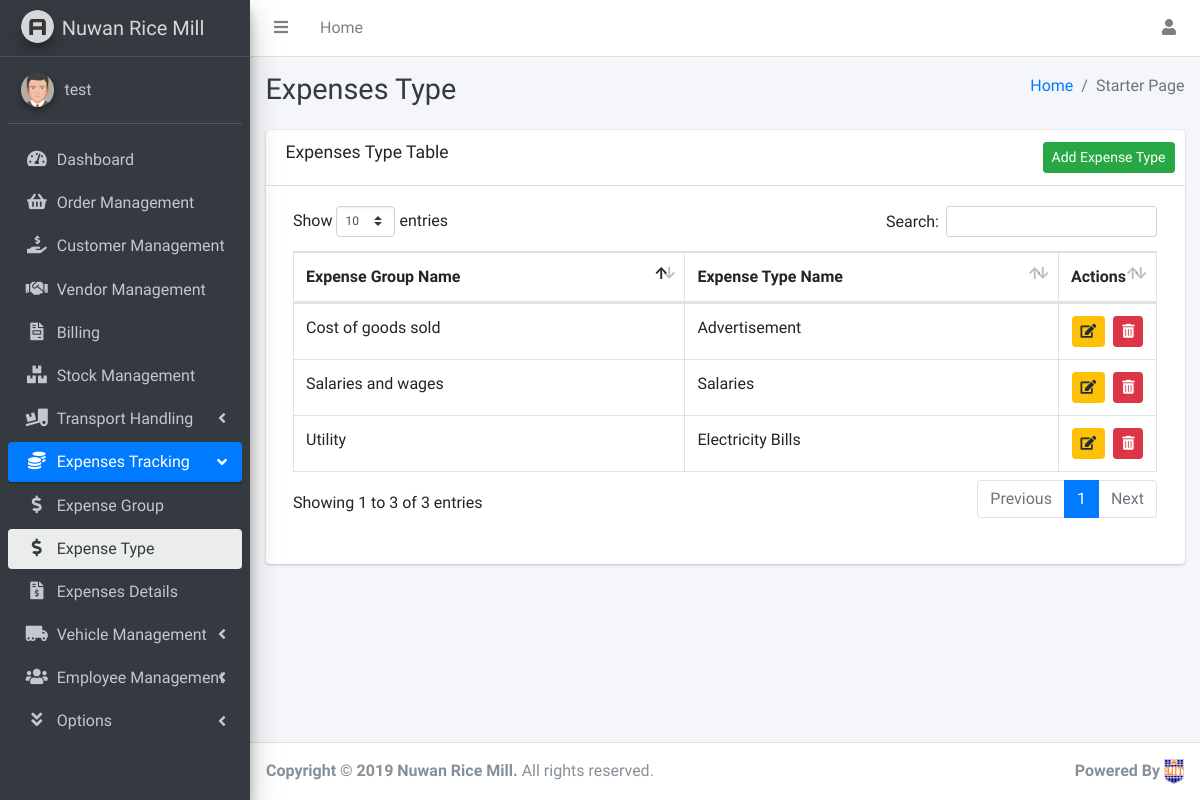
/Expenses/ExpensesTypeTable.php (signed in), run on the app's committed database.
### tables this page shows
CREATE TABLE `expensetype` (
  `ExpTID` int(11) NOT NULL,
  `ExpGID` int(11) NOT NULL,
  `ExpTName` varchar(50) NOT NULL
);

CREATE TABLE `expensegroup` (
  `ExpGID` int(11) NOT NULL,
  `ExpGroupID` varchar(50) NOT NULL,
  `ExpGName` varchar(50) NOT NULL,
  `Descrip` varchar(150) NOT NULL
);

### Expenses/ExpensesTypeTable.php (the view, shortened to what this page needs)
<?php
require '../inc/dbconnect.php';
$query = "SELECT expensegroup.ExpGName,expensetype.ExpTName,expensetype.ExpTID FROM expensetype,expensegroup WHERE expensetype.ExpGID = expensegroup.ExpGID";
$ExpenseTypes = mysqli_query($con, $query);
?>
<!DOCTYPE html>
<html lang="en">
<head>
    <link rel="stylesheet" href="../dist/css/customCSS.css">
    <link rel="stylesheet" href="../plugins/overlayScrollbars/css/OverlayScrollbars.min.css">
    <link rel="stylesheet" href="../plugins/fontawesome-free/css/all.min.css">
    <link rel="stylesheet" href="../dist/css/adminlte.min.css">
    <link rel="stylesheet" href="../plugins/datatables-bs4/css/dataTables.bootstrap4.css">
    <link rel="stylesheet" href="../sweetalert/sweetalert2.min.css">
</head>
<body class="hold-transition sidebar-mini layout-fixed layout-navbar-fixed layout-footer-fixed">
    <div class="wrapper">
        <nav class="main-header navbar navbar-expand navbar-white navbar-light">
            <ul class="navbar-nav">
                <li class="nav-item">
                    <a class="nav-link" data-widget="pushmenu" href="#"><i class="fas fa-bars"></i></a>
                </li>
                <li class="nav-item d-none d-sm-inline-block">
                    <a href="#" class="nav-link">Home</a>
                </li>
            </ul>
            <ul class="navbar-nav ml-auto">
                <li class="nav-item dropdown">
                    <a class="nav-link" data-toggle="dropdown" href="#">
                        <i class="fa fa-user"></i>
                    </a>
                </li>
            </ul>
        </nav>
        <aside class="main-sidebar sidebar-dark-primary elevation-4">
            <a href="index3.html" class="brand-link">
                <img src="../dist/img/AdminLTELogo.png" alt="AdminLTE Logo" class="brand-image img-circle elevation-3" style="opacity: .8">
                <span class="brand-text font-weight-light">Nuwan Rice Mill</span>
            </a>
            <div class="sidebar">
                <div class="user-panel mt-3 pb-3 mb-3 d-flex">
                    <div class="image">
                        <img src="../dist/img/4.jpg" class="img-circle elevation-2" alt="User Image">
                    </div>
                    <div class="info">
                        <a href="#" class="d-block"><?php echo $_SESSION['username']; ?></a>
                    </div>
                </div>
                <nav class="mt-2">
                    <ul class="nav nav-pills nav-sidebar flex-column" data-widget="treeview" role="menu" data-accordion="false">
                        <li class="nav-item">
                            <a href="../index.php" class="nav-link">
                                <i class="nav-icon fas fa-tachometer-alt"></i>
                                <p>Dashboard</p>
                            </a>
                        </li>
                        <li class="nav-item">
                            <a href="../Order/OrderTable.php" class="nav-link">
                                <i class="nav-icon fas fa-shopping-basket"></i>
                                <p>Order Management</p>
                            </a>
                        </li>
                        <li class="nav-item">
                            <a href="../Customer/CustomerTable.php" class="nav-link">
                                <i class="nav-icon fas fa-hand-holding-usd"></i>
                                <p>Customer Management</p>
                            </a>
                        </li>
                        <li class="nav-item">
                            <a href="../Vendor/VendorTable.php" class="nav-link">
                                <i class="nav-icon fas fa-handshake"></i>
                                <p>Vendor Management</p>
                            </a>
                        </li>
                        <li class="nav-item">
                            <a href="#" class="nav-link">
                                <i class="nav-icon fas fa-file-invoice"></i>
                                <p>Billing</p>
                            </a>
                        </li>
                        <li class="nav-item">
                            <a href="#" class="nav-link">
                                <i class="nav-icon fas fa-boxes"></i>
                                <p>Stock Management</p>
                            </a>
                        </li>
                        <li class="nav-item has-treeview">
                            <a href="#" class="nav-link">
                                <i class="nav-icon fas fa-truck-loading"></i>
                                <p>Transport Handling</p>
                                <i class="right fas fa-angle-left"></i>
                            </a>
                        </li>
                        <li class="nav-item has-treeview menu-open">
                            <a href="" class="nav-link active">
                                <i class="nav-icon fas fa-coins"></i>
                                <p>Expenses Tracking</p>
                                <i class="right fas fa-angle-left"></i>
                            </a>
                            <ul class="nav nav-treeview">
                                <li class="nav-item">
                                    <a href="../Expenses/ExpensesGroupTable.php" class="nav-link">
                                        <i class="nav-icon fas fa-dollar-sign"></i>
                                        <p>Expense Group</p>
                                    </a>
                                </li>
                                <li class="nav-item">
                                    <a href="../Expenses/ExpensesTypeTable.php" class="nav-link active">
                                        <i class="nav-icon fas fa-dollar-sign"></i>
                                        <p>Expense Type</p>
                                    </a>
                                </li>
                                <li class="nav-item">
                                    <a href="../Expenses/ExpenseTable.php" class="nav-link">
                                        <i class="nav-icon fas fa-file-invoice-dollar"></i>
                                        <p>Expenses Details</p>
                                    </a>
                                </li>
                            </ul>
                        </li>
                        <li class="nav-item">
                            <a href="" class="nav-link">
                                <i class="nav-icon fas fa-truck-moving"></i>
                                <p>Vehicle Management
                                    <i class="right fas fa-angle-left"></i>
                                </p>
                            </a>
                        </li>
                        <li class="nav-item has-treeview">
                            <a href="" class="nav-link">
                                <i class="nav-icon fas fa-users"></i>
                                <p>Employee Management
                                    <i class="right fas fa-angle-left"></i>
                                </p>
                            </a>
                        </li>
                        <li class="nav-item has-treeview">
                            <a href="" class="nav-link">
                                <i class="nav-icon fas fa-angle-double-down"></i>
                                <p>
                                    Options
                                    <i class="right fas fa-angle-left"></i>
                                </p>
                            </a>
                        </li>
                    </ul>
                </nav>
            </div>
        </aside>
        <div class="content-wrapper">
            <div class="content-header">
                <div class="container-fluid">
                    <div class="row mb-2">
                        <div class="col-sm-6">
                            <h1 class="m-0 text-dark">Expenses Type</h1>
                        </div>
                        <div class="col-sm-6">
                            <ol class="breadcrumb float-sm-right">
                                <li class="breadcrumb-item"><a href="#">Home</a></li>
                                <li class="breadcrumb-item active">Starter Page</li>
                            </ol>
                        </div>
                    </div>
                </div>
            </div>
            <div class="content">
                <div class="container-fluid">
                    <div class="card mb-5">
                        <div class="card-header">
                            <h3 class="card-title">Expenses Type Table</h3>
                            <div class="card-tools">
                                <a href="AddExpensesTypes.php"><button type="button" class="btn btn-success btn-sm">Add Expense Type</button></a>
                            </div>
                        </div>
                        <div class="card-body">
                            <div class="table-responsive">
                                <div class="dataTables_wrapper container-fluid dt-bootstrap4">
                                    <table id="example1" class="table table-bordered table-hover">
                                        <thead>
                                            <tr>
                                                <th>Expense Group Name</th>
                                                <th>Expense Type Name</th>
                                                <th class="text-center" style="width: 10%">Actions</th>
                                            </tr>
                                        </thead>
                                        <tbody>
                                            <?php
                                            while ($row = mysqli_fetch_assoc($ExpenseTypes)) {
                                                $id = $row['ExpTID'];
                                                $GroupName = $row['ExpGName'];
                                                $TypeName = $row['ExpTName'];
                                            ?>
                                                <tr>
                                                    <td><?php echo $GroupName ?></td>
                                                    <td><?php echo $TypeName ?></td>
                                                    <td class="text-center">
                                                        <div class="btn-group btn-group-sm">
                                                            <a href="ExpensesTypes.php?Tid=<?php echo $id  ?>"><button type="button" class="btn btn-warning btn-sm" data-toggle="tooltip" data-placement="top" title="Edit">
                                                                    <i class="fas fa-edit"></i>
                                                                </button></a> &nbsp;&nbsp;
                                                            <a href="../inc/deleteexpensestype.php?Tid=<?php echo $id  ?>" class="btn-del"><button type="button" class="btn btn-danger btn-sm" data-toggle="tooltip" data-placement="top" title="Delete">
                                                                    <i class="fas fa-trash-alt"></i>
                                                                </button></a>
                                                        </div>
                                                    </td>
                                                </tr>
                                            <?php
                                            }
                                            ?>
                                        </tbody>
                                    </table>
                                </div>
                                <br>
                            </div>
                        </div>
                    </div>
                    <br>
                </div>
            </div>
        </div>
        <footer class="main-footer">
            <strong>Copyright &copy; 2019 Nuwan Rice Mill.</strong> All rights reserved.
            <div class="float-right d-none d-sm-inline-block">
                <b>Powered By</b> <img src="../dist/img/3.png" alt="User Image">
            </div>
        </footer>
    </div>
</body>
</html>

### data on the page
expensetype: ExpGID.ExpGName "Salaries and wages", ExpTName "Salaries"
expensetype: ExpGID.ExpGName "Utility", ExpTName "Electricity Bills"
expensetype: ExpGID.ExpGName "Cost of goods sold", ExpTName "Advertisement"

### other printed values
$_SESSION['username'] "test"
